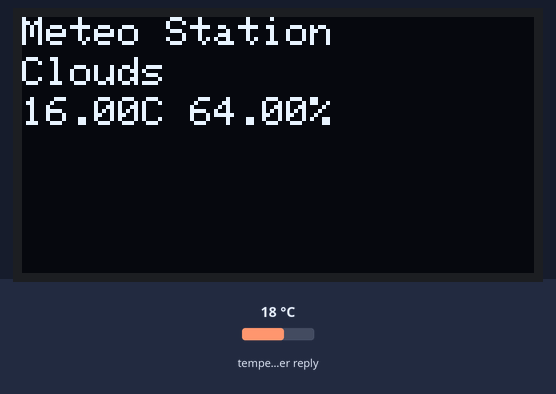
Bench run of a sketch on a simulated Arduino MKR. Parts: 128×64 one-colour display. The test bench sets the inputs (shaded band); at power-on: temperature in the weather reply 18 °C. WiFi joins after 1.5 s; servers stay silent unless stated; web services answer with replies made up by the test bench; what the sketch prints to the serial monitor is not drawn.

Above: at 1.9 s.

The sketch:

AI019-Meteo.ino
```cpp
#include <Wire.h>
#include <Adafruit_GFX.h>
#include <Adafruit_SSD1306.h>

#define SCREEN_WIDTH 128 // OLED display width, in pixels
#define SCREEN_HEIGHT 64 // OLED display height, in pixels
#define OLED_RESET     -1 // Reset pin # (or -1 if sharing Arduino reset pin)
#define SCREEN_ADDRESS 0x3C ///< See datasheet for Address; 0x3D for 128x64, 0x3C for 128x32
Adafruit_SSD1306 display(SCREEN_WIDTH, SCREEN_HEIGHT, &Wire, OLED_RESET);

#include <ArduinoJson.h>

#include <SPI.h>
#include <WiFiNINA.h>
#include "arduino_secrets.h"
char ssid[] = SECRET_SSID;        // your network SSID (name)
char pass[] = SECRET_PASS;    // your network password (use for WPA, or use as key for WEP)

int status = WL_IDLE_STATUS;

char server[] = "api.openweathermap.org";    // name address for Google (using DNS)
char page[] = "/data/2.5/forecast?q=Lodi,IT&cnt=1&appid=";
String appid = "000000000000000000000000000";

WiFiClient client;

void setup() {
  Serial.begin(9600);

  // SSD1306_SWITCHCAPVCC = generate display voltage from 3.3V internally
  if(!display.begin(SSD1306_SWITCHCAPVCC, SCREEN_ADDRESS)) {
    //Serial.println(F("SSD1306 allocation failed"));
    for(;;); // Don't proceed, loop forever
  }
  display.setTextSize(1);      // Normal 1:1 pixel scale
  display.setTextColor(SSD1306_WHITE); // Draw white text
  display.cp437(true);         // Use full 256 char 'Code Page 437' font
  display.clearDisplay();

  display.setCursor(0, 0);
  display.println("Meteo Station");
  display.display();

  if (WiFi.status() == WL_NO_MODULE) {
    //Serial.println("Communication with WiFi module failed!");
    // don't continue
    while (true);
  }

  while (status != WL_CONNECTED) {
    status = WiFi.begin(ssid, pass);
    if (status != WL_CONNECTED) delay(5000);
  }
  Serial.println("call");
  if (client.connect(server, 80)) {
    String url = String(page) + appid;
    client.println("GET "+url+" HTTP/1.1");
    client.println("Host: "+String(server));
    client.println("Connection: close");
    client.println();
  }
  //_____________

  String line = "";
  String json;
  int byte_to_read;
  DynamicJsonDocument doc(1500);
  while(true) {
    while (client.available()) {
      char c = client.read();
      //Serial.write(c);
      if (c == '\n') {

        if (line.indexOf("Content-Length: ") >= 0) {
          String str = line.substring(line.indexOf(":")+1);
          byte_to_read = str.toInt();
          Serial.print("byte to read: ");Serial.println(byte_to_read);
        }
        if (line.length() == 0) {
          DeserializationError error = deserializeJson(doc, client);
          if (error) {
            Serial.print(F("deserializeJson() failed: "));
            Serial.println(error.f_str());
            client.stop();
            return;
          }
          String meteo = doc["list"][0]["weather"][0]["main"].as<const char*>();
          float temp = doc["list"][0]["main"]["temp"].as<float>() - 273.15;
          float humi = doc["list"][0]["main"]["humidity"].as<float>();

          // Print values.
          Serial.println(meteo);
          Serial.println(temp);
          Serial.println(humi);

          display.setCursor(0, 10);
          display.println(meteo);
          display.setCursor(0, 20);
          display.print(temp); display.print("C ");
          display.print(humi); display.print("%");
          display.display();

          break;
        }

        line = "";
      } else if (c != '\r') {
        line += c;
      }
    }

    if (!client.connected()) {
      Serial.println("\n\nScollegato dal server web");
      client.stop();
      break;
    }
  }
  Serial.println("disconnect wifi");
  WiFi.disconnect();
  Serial.println("shutdown modulo");
  WiFi.end();
}

void loop() {

}
```

arduino_secrets.h
```cpp
#define SECRET_SSID ""
#define SECRET_PASS ""
```
